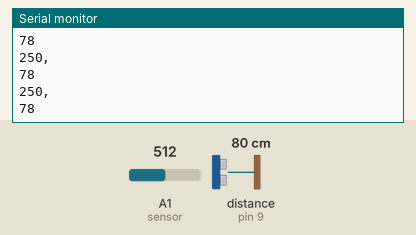
This sketch was run on a simulated Arduino Uno, built with avr-gcc and run on an emulated ATmega328P. Parts: the last lines printed to the serial monitor. Wiring (inferred from the names in the program): ultrasonic range finder: trigger pin 8; echo pin 9. The inputs (shaded band) are chosen by the test bench; at power-on: distance to the obstacle (sensor on pin 9) 80 cm, A1 (sensor) = 512. The echo pulse lasts 58.3 µs per cm.

Above: at 1.2 s.
1.3 s: distance to the obstacle (sensor on pin 9) set to 2 cm
At 2.1 s:
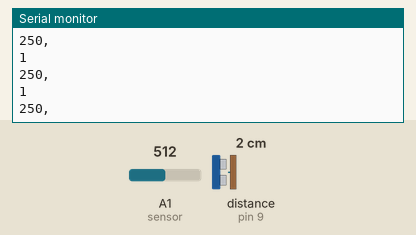
2.8 s: A1 (sensor) set to 716
At 3.5 s:
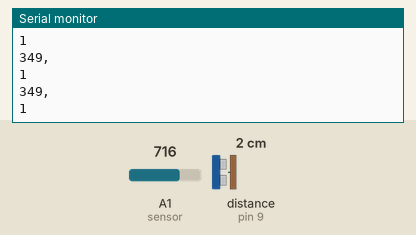
4.3 s: distance to the obstacle (sensor on pin 9) set to 4 cm
At 5.3 s:
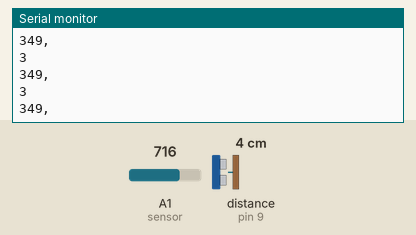
5.8 s: A1 (sensor) set to 900
At 6.4 s:
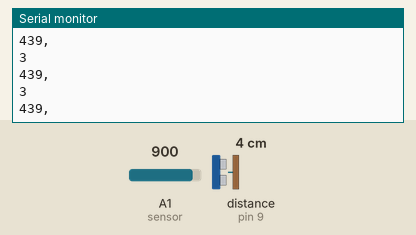
Timing chart, 0 to 8.3 s (numbered marks = the images above; inputs shaded):
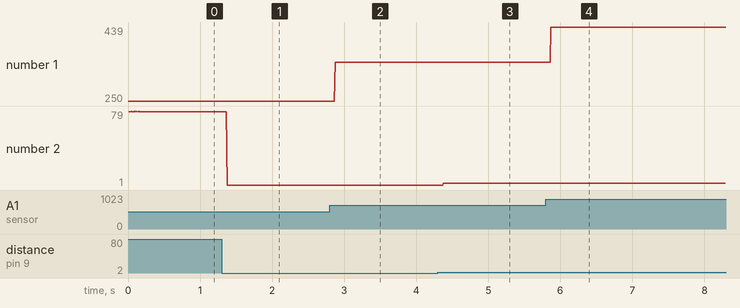

The sketch:

program_LM35.ino
```cpp
const int sensor = A1;
int tempc;
//float tempf;
float vout;
float adc;
const int trigPin = 8;
const int echoPin = 9;
long durasi;
int jarak;
void setup()
{
  Serial.begin(9600);
  pinMode(sensor, INPUT);
  pinMode(trigPin, OUTPUT);
  pinMode(echoPin, INPUT);
}

void loop()
{
  adc = analogRead(sensor);
  vout = adc / 1023 * 5;
  tempc = vout * 100;
// tempf = (tempc * 1.8) + 32;

  // Program HC SR04
  digitalWrite(trigPin, LOW);
  delayMicroseconds(2);
  digitalWrite(trigPin, HIGH);
  delayMicroseconds(10);
  digitalWrite(trigPin, LOW);
  durasi = pulseIn(echoPin, HIGH);
  jarak = durasi * 0.034 / 2;

//  Serial.print("Suhu (Celcius)= ");
  Serial.print(tempc);
  Serial.println(",");

  Serial.println(jarak);
 /* Serial.print("Suhu (Fahrenheit)= ");
  Serial.print(tempf);
  Serial.println(" °F");
  Serial.println(" ");
  delay(100);
*/
}
```

Measured:
- after the input at 1.3 s, the serial monitor: prints a new line after 0.07 s (image 1)
- after the input at 2.8 s, the serial monitor: prints a new line after 0.08 s (image 2)
- after the input at 4.3 s, the serial monitor: prints a new line after 0.08 s (image 3)
- after the input at 5.8 s, the serial monitor: prints a new line after 0.07 s (image 4)
- plotted number 1: 250 → 349 after the input at 2.8 s, 349 → 439 after the input at 5.8 s
- plotted number 2: 78 → 1 after the input at 1.3 s, 1 → 3 after the input at 4.3 s
